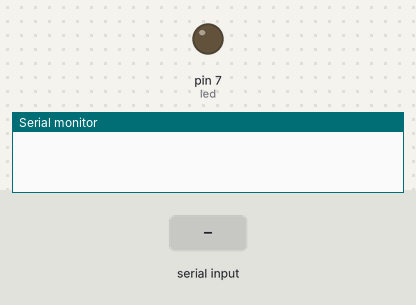
Bench run of a sketch on a simulated Arduino Uno, built with avr-gcc and run on an emulated ATmega328P. Shown: output pins drawn as LEDs (lit = HIGH), the last lines printed to the serial monitor. The test bench sets the inputs (shaded band).

Above: at 1.2 s.
1.3 s: "1" received over the second serial link
At 2.3 s:
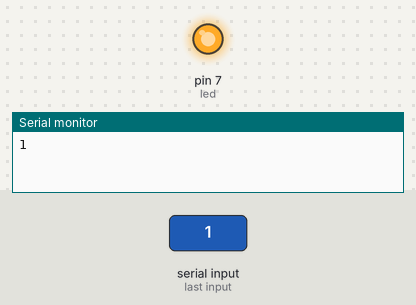
2.8 s: "2" received over the second serial link
At 3.5 s:
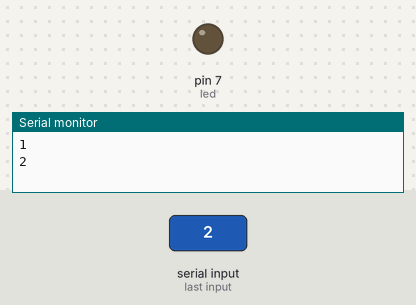
Timing chart, 0 to 5.8 s (numbered marks = the images above; inputs shaded):
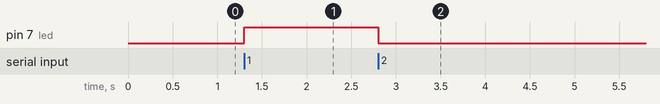

The sketch:

18_bluetooth_Serial.ino
```cpp
// 시리얼모니터 열고
// AT 엔터 -> 응답 OK
// AT+NAMEXXXXXX -> 응답 OKsetname : 이름변경
// AT+PIN1234 -> 응답 OKsetPIN : 비밀번호변경
// AT+BAUD4 ->   응답 OK9600 : 통신속도변경
//               1 -> 1200  2 -> 2400  3 -> 4800  4 -> 9600  5 ->19200  6 -> 38400  7 -> 57600  8 -> 115200
// AT+ROLE=S ->  응답 OK+ROLE:S   =>   M: Master S: Slave (기본 SLAVE 변경안해줘도 됨)

#include <SoftwareSerial.h>
int led = 7;

SoftwareSerial BT(10, 11);   // RX:11, TX:10 => 연결 반대로

void setup() {
  pinMode(led, OUTPUT);
  Serial.begin(9600);
  BT.begin(9600);
}

void loop(){

  if (BT.available()) {  //블루투스에서 받는 것
    char ch = BT.read();
    Serial.println(ch);

    if(ch == '1') {
      digitalWrite(led, HIGH);
    }else if(ch == '2') {
      digitalWrite(led, LOW);
    }
  }

  if (Serial.available())  // 시리얼에서 블루투스로 보내는 것
  {
    BT.write(Serial.read());
  }
}
```

Measured:
- after the input at 1.3 s, pin 7 (led): LOW → HIGH at once
- after the input at 2.8 s, pin 7 (led): HIGH → LOW at once
